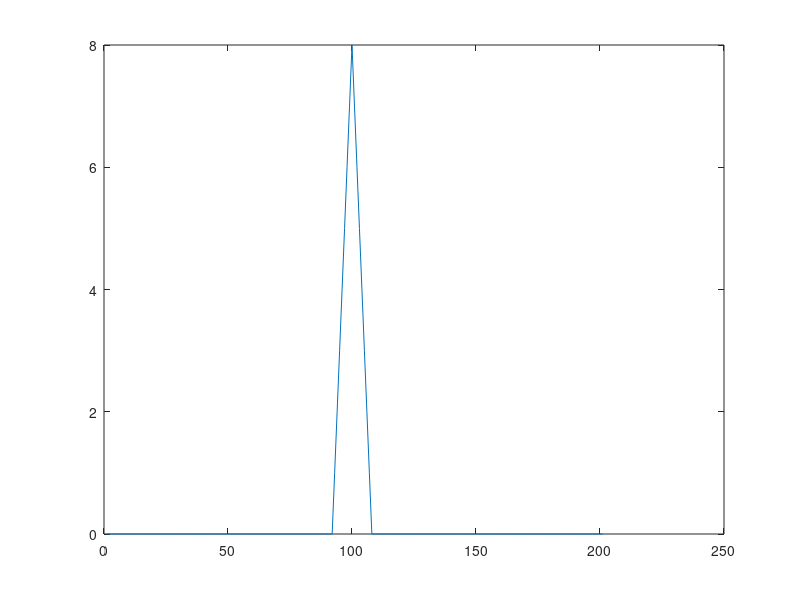

Reproduce this figure in MATLAB.
clear;
close all;
clc;

t = -50:1:50;

a = zeros(length(t),1);
a_t_on = -4;
a_t_off = 3;

for i = 1:length(t)
    if t(i) >= a_t_on && t(i)<= a_t_off
        a(i) = 1;
    else
        a(i) = 0;
    end
end

b = zeros(length(t),1);
b_t_on = -4;
b_t_off = 3;

for i = 1:length(t)
    if t(i) >= b_t_on && t(i)<= b_t_off
        b(i) = 1;
    else
        b(i) = 0;
    end
end

c = conv(a,b,"full");

plot(1:length(c),c);